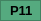
    <widget class="QFrame" name="frame_33">
     <property name="geometry">
      <rect>
       <x>10</x>
       <y>50</y>
       <width>41</width>
       <height>21</height>
      </rect>
     </property>
     <property name="palette">
      <palette>
       <active>
        <colorrole role="WindowText">
         <brush brushstyle="SolidPattern">
          <color alpha="255">
           <red>0</red>
           <green>0</green>
           <blue>0</blue>
          </color>
         </brush>
        </colorrole>
        <colorrole role="Button">
         <brush brushstyle="SolidPattern">
          <color alpha="255">
           <red>230</red>
           <green>0</green>
           <blue>0</blue>
          </color>
         </brush>
        </colorrole>
        <colorrole role="Light">
         <brush brushstyle="SolidPattern">
          <color alpha="255">
           <red>255</red>
           <green>90</green>
           <blue>90</blue>
          </color>
         </brush>
        </colorrole>
        <colorrole role="Midlight">
         <brush brushstyle="SolidPattern">
          <color alpha="255">
           <red>242</red>
           <green>45</green>
           <blue>45</blue>
          </color>
         </brush>
        </colorrole>
        <colorrole role="Dark">
         <brush brushstyle="SolidPattern">
          <color alpha="255">
           <red>115</red>
           <green>0</green>
           <blue>0</blue>
          </color>
         </brush>
        </colorrole>
        <colorrole role="Mid">
         <brush brushstyle="SolidPattern">
          <color alpha="255">
           <red>153</red>
           <green>0</green>
           <blue>0</blue>
          </color>
         </brush>
        </colorrole>
        <colorrole role="Text">
         <brush brushstyle="SolidPattern">
          <color alpha="255">
           <red>0</red>
           <green>0</green>
           <blue>0</blue>
          </color>
         </brush>
        </colorrole>
        <colorrole role="BrightText">
         <brush brushstyle="SolidPattern">
          <color alpha="255">
           <red>255</red>
           <green>255</green>
           <blue>255</blue>
          </color>
         </brush>
        </colorrole>
        <colorrole role="ButtonText">
         <brush brushstyle="SolidPattern">
          <color alpha="255">
           <red>0</red>
           <green>0</green>
           <blue>0</blue>
          </color>
         </brush>
        </colorrole>
        <colorrole role="Base">
         <brush brushstyle="SolidPattern">
          <color alpha="255">
           <red>255</red>
           <green>255</green>
           <blue>255</blue>
          </color>
         </brush>
        </colorrole>
        <colorrole role="Window">
         <brush brushstyle="SolidPattern">
          <color alpha="255">
           <red>230</red>
           <green>0</green>
           <blue>0</blue>
          </color>
         </brush>
        </colorrole>
        <colorrole role="Shadow">
         <brush brushstyle="SolidPattern">
          <color alpha="255">
           <red>0</red>
           <green>0</green>
           <blue>0</blue>
          </color>
         </brush>
        </colorrole>
        <colorrole role="AlternateBase">
         <brush brushstyle="SolidPattern">
          <color alpha="255">
           <red>242</red>
           <green>127</green>
           <blue>127</blue>
          </color>
         </brush>
        </colorrole>
        <colorrole role="ToolTipBase">
         <brush brushstyle="SolidPattern">
          <color alpha="255">
           <red>255</red>
           <green>255</green>
           <blue>220</blue>
          </color>
         </brush>
        </colorrole>
        <colorrole role="ToolTipText">
         <brush brushstyle="SolidPattern">
          <color alpha="255">
           <red>0</red>
           <green>0</green>
           <blue>0</blue>
          </color>
         </brush>
        </colorrole>
        <colorrole role="PlaceholderText">
         <brush brushstyle="SolidPattern">
          <color alpha="128">
           <red>0</red>
           <green>0</green>
           <blue>0</blue>
          </color>
         </brush>
        </colorrole>
       </active>
       <inactive>
        <colorrole role="WindowText">
         <brush brushstyle="SolidPattern">
          <color alpha="255">
           <red>0</red>
           <green>0</green>
           <blue>0</blue>
          </color>
         </brush>
        </colorrole>
        <colorrole role="Button">
         <brush brushstyle="SolidPattern">
          <color alpha="255">
           <red>230</red>
           <green>0</green>
           <blue>0</blue>
          </color>
         </brush>
        </colorrole>
        <colorrole role="Light">
         <brush brushstyle="SolidPattern">
          <color alpha="255">
           <red>255</red>
           <green>90</green>
           <blue>90</blue>
          </color>
         </brush>
        </colorrole>
        <colorrole role="Midlight">
         <brush brushstyle="SolidPattern">
          <color alpha="255">
           <red>242</red>
           <green>45</green>
           <blue>45</blue>
          </color>
         </brush>
        </colorrole>
        <colorrole role="Dark">
         <brush brushstyle="SolidPattern">
          <color alpha="255">
           <red>115</red>
           <green>0</green>
           <blue>0</blue>
          </color>
         </brush>
        </colorrole>
        <colorrole role="Mid">
         <brush brushstyle="SolidPattern">
          <color alpha="255">
           <red>153</red>
           <green>0</green>
           <blue>0</blue>
          </color>
         </brush>
        </colorrole>
        <colorrole role="Text">
         <brush brushstyle="SolidPattern">
          <color alpha="255">
           <red>0</red>
           <green>0</green>
           <blue>0</blue>
          </color>
         </brush>
        </colorrole>
        <colorrole role="BrightText">
         <brush brushstyle="SolidPattern">
          <color alpha="255">
           <red>255</red>
           <green>255</green>
           <blue>255</blue>
          </color>
         </brush>
        </colorrole>
        <colorrole role="ButtonText">
         <brush brushstyle="SolidPattern">
          <color alpha="255">
           <red>0</red>
           <green>0</green>
           <blue>0</blue>
          </color>
         </brush>
        </colorrole>
        <colorrole role="Base">
         <brush brushstyle="SolidPattern">
          <color alpha="255">
           <red>255</red>
           <green>255</green>
           <blue>255</blue>
          </color>
         </brush>
        </colorrole>
        <colorrole role="Window">
         <brush brushstyle="SolidPattern">
          <color alpha="255">
           <red>230</red>
           <green>0</green>
           <blue>0</blue>
          </color>
         </brush>
        </colorrole>
        <colorrole role="Shadow">
         <brush brushstyle="SolidPattern">
          <color alpha="255">
           <red>0</red>
           <green>0</green>
           <blue>0</blue>
          </color>
         </brush>
        </colorrole>
        <colorrole role="AlternateBase">
         <brush brushstyle="SolidPattern">
          <color alpha="255">
           <red>242</red>
           <green>127</green>
           <blue>127</blue>
          </color>
         </brush>
        </colorrole>
        <colorrole role="ToolTipBase">
         <brush brushstyle="SolidPattern">
          <color alpha="255">
           <red>255</red>
           <green>255</green>
           <blue>220</blue>
          </color>
         </brush>
        </colorrole>
        <colorrole role="ToolTipText">
         <brush brushstyle="SolidPattern">
          <color alpha="255">
           <red>0</red>
           <green>0</green>
           <blue>0</blue>
          </color>
         </brush>
        </colorrole>
        <colorrole role="PlaceholderText">
         <brush brushstyle="SolidPattern">
          <color alpha="128">
           <red>0</red>
           <green>0</green>
           <blue>0</blue>
          </color>
         </brush>
        </colorrole>
       </inactive>
       <disabled>
        <colorrole role="WindowText">
         <brush brushstyle="SolidPattern">
          <color alpha="255">
           <red>115</red>
           <green>0</green>
           <blue>0</blue>
          </color>
         </brush>
        </colorrole>
        <colorrole role="Button">
         <brush brushstyle="SolidPattern">
          <color alpha="255">
           <red>230</red>
           <green>0</green>
           <blue>0</blue>
          </color>
         </brush>
        </colorrole>
        <colorrole role="Light">
         <brush brushstyle="SolidPattern">
          <color alpha="255">
           <red>255</red>
           <green>90</green>
           <blue>90</blue>
          </color>
         </brush>
        </colorrole>
        <colorrole role="Midlight">
         <brush brushstyle="SolidPattern">
          <color alpha="255">
           <red>242</red>
           <green>45</green>
           <blue>45</blue>
          </color>
         </brush>
        </colorrole>
        <colorrole role="Dark">
         <brush brushstyle="SolidPattern">
          <color alpha="255">
           <red>115</red>
           <green>0</green>
           <blue>0</blue>
          </color>
         </brush>
        </colorrole>
        <colorrole role="Mid">
         <brush brushstyle="SolidPattern">
          <color alpha="255">
           <red>153</red>
           <green>0</green>
           <blue>0</blue>
          </color>
         </brush>
        </colorrole>
        <colorrole role="Text">
         <brush brushstyle="SolidPattern">
          <color alpha="255">
           <red>115</red>
           <green>0</green>
           <blue>0</blue>
          </color>
         </brush>
        </colorrole>
        <colorrole role="BrightText">
         <brush brushstyle="SolidPattern">
          <color alpha="255">
           <red>255</red>
           <green>255</green>
           <blue>255</blue>
          </color>
         </brush>
        </colorrole>
        <colorrole role="ButtonText">
         <brush brushstyle="SolidPattern">
          <color alpha="255">
           <red>115</red>
           <green>0</green>
           <blue>0</blue>
          </color>
         </brush>
        </colorrole>
        <colorrole role="Base">
         <brush brushstyle="SolidPattern">
          <color alpha="255">
           <red>230</red>
           <green>0</green>
           <blue>0</blue>
          </color>
         </brush>
        </colorrole>
        <colorrole role="Window">
         <brush brushstyle="SolidPattern">
          <color alpha="255">
           <red>230</red>
           <green>0</green>
           <blue>0</blue>
          </color>
         </brush>
        </colorrole>
        <colorrole role="Shadow">
         <brush brushstyle="SolidPattern">
          <color alpha="255">
           <red>0</red>
           <green>0</green>
           <blue>0</blue>
          </color>
         </brush>
        </colorrole>
        <colorrole role="AlternateBase">
         <brush brushstyle="SolidPattern">
          <color alpha="255">
           <red>230</red>
           <green>0</green>
           <blue>0</blue>
          </color>
         </brush>
        </colorrole>
        <colorrole role="ToolTipBase">
         <brush brushstyle="SolidPattern">
          <color alpha="255">
           <red>255</red>
           <green>255</green>
           <blue>220</blue>
          </color>
         </brush>
        </colorrole>
        <colorrole role="ToolTipText">
         <brush brushstyle="SolidPattern">
          <color alpha="255">
           <red>0</red>
           <green>0</green>
           <blue>0</blue>
          </color>
         </brush>
        </colorrole>
        <colorrole role="PlaceholderText">
         <brush brushstyle="SolidPattern">
          <color alpha="128">
           <red>0</red>
           <green>0</green>
           <blue>0</blue>
          </color>
         </brush>
        </colorrole>
       </disabled>
      </palette>
     </property>
     <property name="autoFillBackground">
      <bool>true</bool>
     </property>
     <property name="frameShape">
      <enum>QFrame::StyledPanel</enum>
     </property>
     <property name="frameShadow">
      <enum>QFrame::Raised</enum>
     </property>
     <widget class="QLabel" name="label_28">
      <property name="geometry">
       <rect>
        <x>10</x>
        <y>2</y>
        <width>51</width>
        <height>16</height>
       </rect>
      </property>
      <property name="font">
       <font>
        <pointsize>10</pointsize>
        <weight>75</weight>
        <bold>true</bold>
       </font>
      </property>
      <property name="text">
       <string>P11</string>
      </property>
     </widget>
     <widget class="QFrame" name="frame_20">
      <property name="geometry">
       <rect>
        <x>0</x>
        <y>0</y>
        <width>41</width>
        <height>21</height>
       </rect>
      </property>
      <property name="palette">
       <palette>
        <active>
         <colorrole role="WindowText">
          <brush brushstyle="SolidPattern">
           <color alpha="255">
            <red>0</red>
            <green>0</green>
            <blue>0</blue>
           </color>
          </brush>
         </colorrole>
         <colorrole role="Button">
          <brush brushstyle="SolidPattern">
           <color alpha="255">
            <red>85</red>
            <green>170</green>
            <blue>127</blue>
           </color>
          </brush>
         </colorrole>
         <colorrole role="Light">
          <brush brushstyle="SolidPattern">
           <color alpha="255">
            <red>127</red>
            <green>255</green>
            <blue>191</blue>
           </color>
          </brush>
         </colorrole>
         <colorrole role="Midlight">
          <brush brushstyle="SolidPattern">
           <color alpha="255">
            <red>106</red>
            <green>212</green>
            <blue>159</blue>
           </color>
          </brush>
         </colorrole>
         <colorrole role="Dark">
          <brush brushstyle="SolidPattern">
           <color alpha="255">
            <red>42</red>
            <green>85</green>
            <blue>63</blue>
           </color>
          </brush>
         </colorrole>
         <colorrole role="Mid">
          <brush brushstyle="SolidPattern">
           <color alpha="255">
            <red>56</red>
            <green>113</green>
            <blue>84</blue>
           </color>
          </brush>
         </colorrole>
         <colorrole role="Text">
          <brush brushstyle="SolidPattern">
           <color alpha="255">
            <red>0</red>
            <green>0</green>
            <blue>0</blue>
           </color>
          </brush>
         </colorrole>
         <colorrole role="BrightText">
          <brush brushstyle="SolidPattern">
           <color alpha="255">
            <red>255</red>
            <green>255</green>
            <blue>255</blue>
           </color>
          </brush>
         </colorrole>
         <colorrole role="ButtonText">
          <brush brushstyle="SolidPattern">
           <color alpha="255">
            <red>0</red>
            <green>0</green>
            <blue>0</blue>
           </color>
          </brush>
         </colorrole>
         <colorrole role="Base">
          <brush brushstyle="SolidPattern">
           <color alpha="255">
            <red>255</red>
            <green>255</green>
            <blue>255</blue>
           </color>
          </brush>
         </colorrole>
         <colorrole role="Window">
          <brush brushstyle="SolidPattern">
           <color alpha="255">
            <red>85</red>
            <green>170</green>
            <blue>127</blue>
           </color>
          </brush>
         </colorrole>
         <colorrole role="Shadow">
          <brush brushstyle="SolidPattern">
           <color alpha="255">
            <red>0</red>
            <green>0</green>
            <blue>0</blue>
           </color>
          </brush>
         </colorrole>
         <colorrole role="AlternateBase">
          <brush brushstyle="SolidPattern">
           <color alpha="255">
            <red>170</red>
            <green>212</green>
            <blue>191</blue>
           </color>
          </brush>
         </colorrole>
         <colorrole role="ToolTipBase">
          <brush brushstyle="SolidPattern">
           <color alpha="255">
            <red>255</red>
            <green>255</green>
            <blue>220</blue>
           </color>
          </brush>
         </colorrole>
         <colorrole role="ToolTipText">
          <brush brushstyle="SolidPattern">
           <color alpha="255">
            <red>0</red>
            <green>0</green>
            <blue>0</blue>
           </color>
          </brush>
         </colorrole>
         <colorrole role="PlaceholderText">
          <brush brushstyle="SolidPattern">
           <color alpha="128">
            <red>0</red>
            <green>0</green>
            <blue>0</blue>
           </color>
          </brush>
         </colorrole>
        </active>
        <inactive>
         <colorrole role="WindowText">
          <brush brushstyle="SolidPattern">
           <color alpha="255">
            <red>0</red>
            <green>0</green>
            <blue>0</blue>
           </color>
          </brush>
         </colorrole>
         <colorrole role="Button">
          <brush brushstyle="SolidPattern">
           <color alpha="255">
            <red>85</red>
            <green>170</green>
            <blue>127</blue>
           </color>
          </brush>
         </colorrole>
         <colorrole role="Light">
          <brush brushstyle="SolidPattern">
           <color alpha="255">
            <red>127</red>
            <green>255</green>
            <blue>191</blue>
           </color>
          </brush>
         </colorrole>
         <colorrole role="Midlight">
          <brush brushstyle="SolidPattern">
           <color alpha="255">
            <red>106</red>
            <green>212</green>
            <blue>159</blue>
           </color>
          </brush>
         </colorrole>
         <colorrole role="Dark">
          <brush brushstyle="SolidPattern">
           <color alpha="255">
            <red>42</red>
            <green>85</green>
            <blue>63</blue>
           </color>
          </brush>
         </colorrole>
         <colorrole role="Mid">
          <brush brushstyle="SolidPattern">
           <color alpha="255">
            <red>56</red>
            <green>113</green>
            <blue>84</blue>
           </color>
          </brush>
         </colorrole>
         <colorrole role="Text">
          <brush brushstyle="SolidPattern">
           <color alpha="255">
            <red>0</red>
            <green>0</green>
            <blue>0</blue>
           </color>
          </brush>
         </colorrole>
         <colorrole role="BrightText">
          <brush brushstyle="SolidPattern">
           <color alpha="255">
            <red>255</red>
            <green>255</green>
            <blue>255</blue>
           </color>
          </brush>
         </colorrole>
         <colorrole role="ButtonText">
          <brush brushstyle="SolidPattern">
           <color alpha="255">
            <red>0</red>
            <green>0</green>
            <blue>0</blue>
           </color>
          </brush>
         </colorrole>
         <colorrole role="Base">
          <brush brushstyle="SolidPattern">
           <color alpha="255">
            <red>255</red>
            <green>255</green>
            <blue>255</blue>
           </color>
          </brush>
         </colorrole>
         <colorrole role="Window">
          <brush brushstyle="SolidPattern">
           <color alpha="255">
            <red>85</red>
            <green>170</green>
            <blue>127</blue>
           </color>
          </brush>
         </colorrole>
         <colorrole role="Shadow">
          <brush brushstyle="SolidPattern">
           <color alpha="255">
            <red>0</red>
            <green>0</green>
            <blue>0</blue>
           </color>
          </brush>
         </colorrole>
         <colorrole role="AlternateBase">
          <brush brushstyle="SolidPattern">
           <color alpha="255">
            <red>170</red>
            <green>212</green>
            <blue>191</blue>
           </color>
          </brush>
         </colorrole>
         <colorrole role="ToolTipBase">
          <brush brushstyle="SolidPattern">
           <color alpha="255">
            <red>255</red>
            <green>255</green>
            <blue>220</blue>
           </color>
          </brush>
         </colorrole>
         <colorrole role="ToolTipText">
          <brush brushstyle="SolidPattern">
           <color alpha="255">
            <red>0</red>
            <green>0</green>
            <blue>0</blue>
           </color>
          </brush>
         </colorrole>
         <colorrole role="PlaceholderText">
          <brush brushstyle="SolidPattern">
           <color alpha="128">
            <red>0</red>
            <green>0</green>
            <blue>0</blue>
           </color>
          </brush>
         </colorrole>
        </inactive>
        <disabled>
         <colorrole role="WindowText">
          <brush brushstyle="SolidPattern">
           <color alpha="255">
            <red>42</red>
            <green>85</green>
            <blue>63</blue>
           </color>
          </brush>
         </colorrole>
         <colorrole role="Button">
          <brush brushstyle="SolidPattern">
           <color alpha="255">
            <red>85</red>
            <green>170</green>
            <blue>127</blue>
           </color>
          </brush>
         </colorrole>
         <colorrole role="Light">
          <brush brushstyle="SolidPattern">
           <color alpha="255">
            <red>127</red>
            <green>255</green>
            <blue>191</blue>
           </color>
          </brush>
         </colorrole>
         <colorrole role="Midlight">
          <brush brushstyle="SolidPattern">
           <color alpha="255">
            <red>106</red>
            <green>212</green>
            <blue>159</blue>
           </color>
          </brush>
         </colorrole>
         <colorrole role="Dark">
          <brush brushstyle="SolidPattern">
           <color alpha="255">
            <red>42</red>
            <green>85</green>
            <blue>63</blue>
           </color>
          </brush>
         </colorrole>
         <colorrole role="Mid">
          <brush brushstyle="SolidPattern">
           <color alpha="255">
            <red>56</red>
            <green>113</green>
            <blue>84</blue>
           </color>
          </brush>
         </colorrole>
         <colorrole role="Text">
          <brush brushstyle="SolidPattern">
           <color alpha="255">
            <red>42</red>
            <green>85</green>
            <blue>63</blue>
           </color>
          </brush>
         </colorrole>
         <colorrole role="BrightText">
          <brush brushstyle="SolidPattern">
           <color alpha="255">
            <red>255</red>
            <green>255</green>
            <blue>255</blue>
           </color>
          </brush>
         </colorrole>
         <colorrole role="ButtonText">
          <brush brushstyle="SolidPattern">
           <color alpha="255">
            <red>42</red>
            <green>85</green>
            <blue>63</blue>
           </color>
          </brush>
         </colorrole>
         <colorrole role="Base">
          <brush brushstyle="SolidPattern">
           <color alpha="255">
            <red>85</red>
            <green>170</green>
            <blue>127</blue>
           </color>
          </brush>
         </colorrole>
         <colorrole role="Window">
          <brush brushstyle="SolidPattern">
           <color alpha="255">
            <red>85</red>
            <green>170</green>
            <blue>127</blue>
           </color>
          </brush>
         </colorrole>
         <colorrole role="Shadow">
          <brush brushstyle="SolidPattern">
           <color alpha="255">
            <red>0</red>
            <green>0</green>
            <blue>0</blue>
           </color>
          </brush>
         </colorrole>
         <colorrole role="AlternateBase">
          <brush brushstyle="SolidPattern">
           <color alpha="255">
            <red>85</red>
            <green>170</green>
            <blue>127</blue>
           </color>
          </brush>
         </colorrole>
         <colorrole role="ToolTipBase">
          <brush brushstyle="SolidPattern">
           <color alpha="255">
            <red>255</red>
            <green>255</green>
            <blue>220</blue>
           </color>
          </brush>
         </colorrole>
         <colorrole role="ToolTipText">
          <brush brushstyle="SolidPattern">
           <color alpha="255">
            <red>0</red>
            <green>0</green>
            <blue>0</blue>
           </color>
          </brush>
         </colorrole>
         <colorrole role="PlaceholderText">
          <brush brushstyle="SolidPattern">
           <color alpha="128">
            <red>0</red>
            <green>0</green>
            <blue>0</blue>
           </color>
          </brush>
         </colorrole>
        </disabled>
       </palette>
      </property>
      <property name="autoFillBackground">
       <bool>true</bool>
      </property>
      <property name="frameShape">
       <enum>QFrame::StyledPanel</enum>
      </property>
      <property name="frameShadow">
       <enum>QFrame::Raised</enum>
      </property>
      <widget class="QLabel" name="label_20">
       <property name="geometry">
        <rect>
         <x>10</x>
         <y>2</y>
         <width>51</width>
         <height>16</height>
        </rect>
       </property>
       <property name="font">
        <font>
         <pointsize>10</pointsize>
         <weight>75</weight>
         <bold>true</bold>
        </font>
       </property>
       <property name="text">
        <string>P11</string>
       </property>
      </widget>
     </widget>
    </widget>
